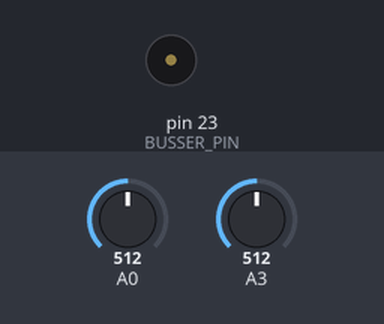
A sketch run on a simulated Arduino Mega 2560, built with avr-gcc and run on an emulated ATmega2560. On the bench: buzzer (waves = sounding). The test bench sets the inputs (shaded band); at power-on: A3 = 512, A0 = 512. What the sketch prints to the serial monitor is not drawn.

Above: at 1.2 s.
1.3 s: A3 set to 991
2.8 s: A3 set to 1016
At 2.99 s:
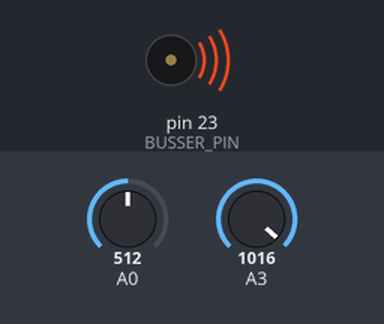
5.8 s: A3 set to 990
At 6.13 s:
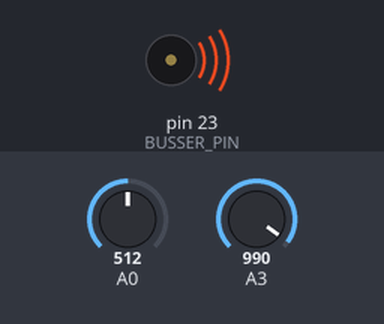
8.8 s: A0 set to 108
11.8 s: A0 set to 90
At 12.11 s:
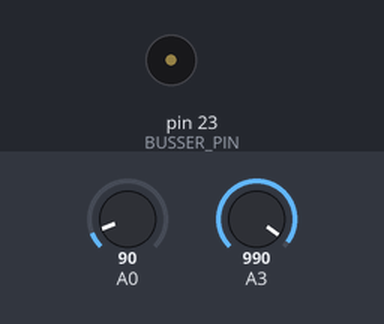
Timing chart, 0 to 15.8 s (numbered marks = the images above; inputs shaded):
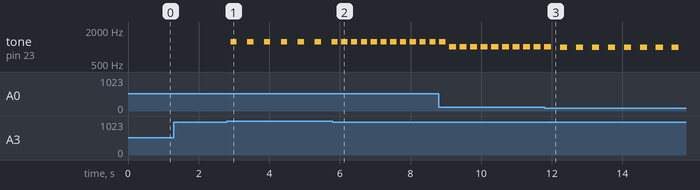

The sketch:

main.ino
```cpp
const int BUSSER_PIN = 23;
void BUSSER_setup()
{
  pinMode(BUSSER_PIN, OUTPUT);
}
void BUSSER_output(int frequency)
{
  if (frequency == 0)
  {
    noTone(BUSSER_PIN);
  }
  else
  {
    tone(BUSSER_PIN, frequency);
  }
}

int scaleFrequency(float x0)
{
  int min = /**1500**/ 100;
  int max = /**2000**/ 3500;
  float y = 1900.0 * x0 / (min-max) + 100.0 - 1900.0 * max / (min-max);
  return (int)y;
}

/** --------------------------- main ------------------------ */
void setup()
{
  Serial.begin(115200);
  BUSSER_setup();
}

void Buss(int d)
{
  BUSSER_output(3000 - d);
  delay(0.1 * d);
  BUSSER_output(0);
}

int power = 0;

void loop()
{
  int button = analogRead(A3);
  if (button > 1000)
  {
    if (power == 0) power = 1;
    else power = 0;
  }
  if (power == 0) {
    delay(200);
    return;
  }
  int volt = analogRead(A0);
  int d = scaleFrequency(volt);
  delay(100);
  Serial.print("Smell is ");
  if (volt >= 3000)
  {
    Serial.print("stincky!! ");
    d = scaleFrequency(1500);
    delay(500);
  }
  if (volt <= 100)
  {
    Serial.print("nice - ");
    delay(150);
  }
  Serial.print(volt);
  Serial.print("<- This is strength of smell");
  Serial.println();
  Serial.print(d);
  Serial.print("   ");
  Buss(d);
}
```

Measured:
- the behaviour switches between 1000 and 1001 on A3 (found by bisection; images 0 and 1)
- the behaviour switches between 101 and 100 on A0 (found by bisection; images 2 and 3)
- after the input at 1.3 s, every drawn part: stays the same
- after the input at 2.8 s, tone on pin 23 (BUSSER_PIN): alternates 1231 Hz for 0.18 s and silent for 0.30 s, starting after 0.10 s
- after the input at 5.8 s, tone on pin 23 (BUSSER_PIN): alternates 1231 Hz for 0.18 s and silent for 0.10 s, starting after 0.24 s
- after the input at 11.8 s, tone on pin 23 (BUSSER_PIN): alternates 995 Hz for 0.20 s and silent for 0.25 s, starting after 0.44 s
